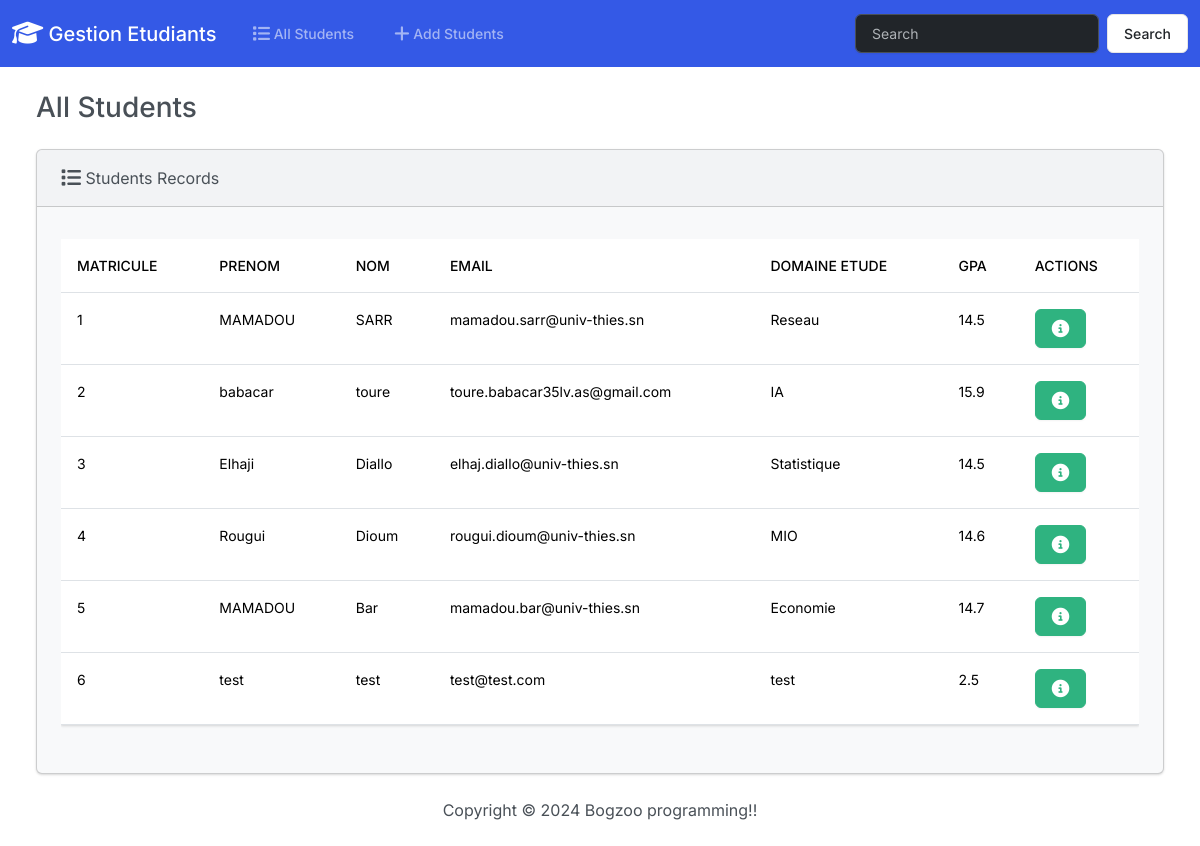
The page / on the database its author committed.
### students/models.py (models this page shows, shortened)
class Student(models.Model):
    matricule = models.PositiveIntegerField()
    prenom = models.CharField(max_length=50)
    nom = models.CharField(max_length=50)
    email = models.EmailField(max_length=100)
    domaine_etude = models.CharField(max_length=100)
    gpa = models.FloatField()

### students/views.py (the view)
# urls.py: path('',views.index, name='index'),
def index(request):
    return render(request, 'students/index.html', {
        'students':Student.objects.all()
    })

### students/templates/students/index.html (shortened to what this page needs)
{% extends 'layouts/base.html' %}
{% block content %}
<div class="container-fluid ">
    <h3 class="m-4">All Students</h3>
    <div class="row ">
        <div class="col-12">
            {% if students %}
            <div class="card bg-light ms-4 me-4 mb-4" >
                <div class="card-header">
                    <i class="fa-solid fa-list fa-lg"></i>
                    Students Records
                </div>
                <div class="card-body">
                  <p class="card-text">
                    <div class="table-responsive">
                        <table class="table table-hover">
                            <thead>
                              <tr>
                                <th scope="col">Matricule</th>
                                <th scope="col">Prenom</th>
                                <th scope="col">Nom</th>
                                <th scope="col">Email</th>
                                <th scope="col">Domaine Etude</th>
                                <th scope="col">GPA</th>
                                <th scope="col">Actions</th>
                              </tr>
                            </thead>
                            <tbody>
                            {% for student in students %}
                                <tr>
                                    <td>{{student.matricule}}</td>
                                    <td>{{student.prenom}}</td>
                                    <td>{{student.nom}}</td>
                                    <td>{{student.email}}</td>
                                    <td>{{student.domaine_etude}}</td>
                                    <td>{{student.gpa}}</td>
                                    <td>
                                        <button type="button" class="btn btn-success me-1" href="{% url 'view_student' student.id %}" data-bs-toggle="modal" data-bs-target="#myModal{{ student.id }}">
                                        </button>
                                    </td>
                                </tr>
                            {% endfor %}
                            </tbody>
                          </table>
                    </div>
                  </p>
                </div>
            </div>
            {% else %}
                <h5 class="alert alert-primary ms-4">
                    No Students Records
                </h5>
            {% endif %}
        </div>
    </div>
</div>
{%   endblock    %}

### students/templates/layouts/base.html (shortened to what this page needs)
{%load static %}
<!DOCTYPE html>
<html lang="en">
<head>
    <link rel="stylesheet" href="https://cdnjs.cloudflare.com/ajax/libs/font-awesome/6.5.1/css/all.min.css"/>
<link rel="stylesheet" href="{% static  'css/bootstrap.min.css' %}">
</head>
<body class="d-flex flex-column min-vh-100">
    {% include 'includes/navbar.html' %}
    {% block content %}   {%   endblock  %}
    <footer class="mt-auto mb-4">
        <div class="text-center">
            <span>
                Copyright &COPY;
                Bogzoo programming!!
            </span>
        </div>
    </footer>
</body>
</html>

### students/templates/includes/navbar.html (shortened to what this page needs)
<nav class="navbar navbar-expand-lg bg-primary " data-bs-theme="dark">
    <div class="container-fluid">
      <a class="navbar-brand" href="#">
        <i class="fa-solid fa-graduation-cap fa-lg"></i>
        Gestion Etudiants
      </a>
      <div class="collapse navbar-collapse" id="navbarColor01">
        <ul class="navbar-nav me-auto">
          <li class="nav-item">
            <a class="nav-link" href="#">
                All Students
            </a>
          </li>
          <li class="nav-item">
            <a class="nav-link" href="{% url 'add' %}">
                Add Students
            </a>
          </li>
        </ul>
        <form class="d-flex">
          <input class="form-control me-sm-2" type="search" placeholder="Search">
          <button class="btn btn-secondary my-2 my-sm-0" type="submit">Search</button>
        </form>
      </div>
    </div>
  </nav>

### rows shown on the page
Student: matricule "1", prenom "MAMADOU", nom "SARR", email "mamadou.sarr@univ-thies.sn", domaine_etude "Reseau", gpa "14.5"
Student: matricule "2", prenom "babacar", nom "toure", email "toure.babacar35lv.as@gmail.com", domaine_etude "IA", gpa "15.9"
Student: matricule "3", prenom "Elhaji", nom "Diallo", email "elhaj.diallo@univ-thies.sn", domaine_etude "Statistique", gpa "14.5"
Student: matricule "4", prenom "Rougui", nom "Dioum", email "rougui.dioum@univ-thies.sn", domaine_etude "MIO", gpa "14.6"
Student: matricule "5", prenom "MAMADOU", nom "Bar", email "mamadou.bar@univ-thies.sn", domaine_etude "Economie", gpa "14.7"
Student: matricule "6", prenom "test", nom "test", email "test@test.com", domaine_etude "test", gpa "2.5"
